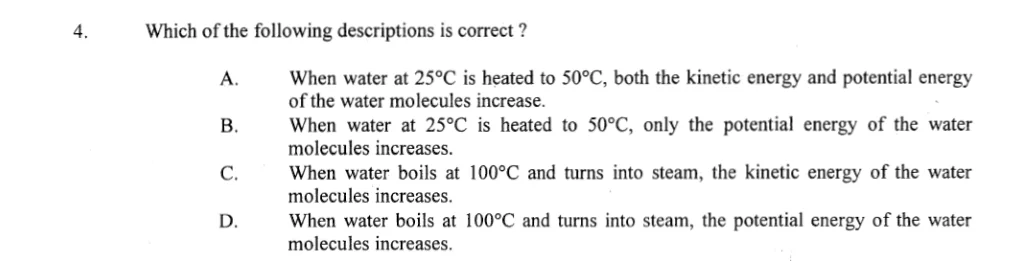
#> input picture paper2db/qb-web-ui-staging/dse-mc/crops/2012/q04.webp, 1021 x 261 px
$ python -i preprocess_lq_answers.py   (imports and definitions only)
#> lines starting #> are read from the running program, lines starting #| are printed output that depends on the picture
#> further down, picture is the input picture: PIL image 1021x261 RGB; mean R, G, B 242, 242, 242
#!/usr/bin/env python3
"""Crop HKDSE Physics Paper 1B marking-scheme answers into per-question PNGs.

Answer PDFs usually start with Section A (MC keys) then Section B (LQ
solutions). Each Section B question is a table row-block with Solution /
Marks / Remarks - we crop the full page width so remarks stay included.
"""
from __future__ import annotations

import argparse
import csv
import io
import json
import re
import subprocess
from pathlib import Path

import pymupdf as fitz
import numpy as np
from PIL import Image

from png_pdf import combine_pngs_to_pdf

Image.MAX_IMAGE_PIXELS = 250_000_000

SECTION_A_RE = re.compile(r"section\s*a|question\s*no\.?\s*key", re.I)
SECTION_B_RE = re.compile(r"section\s*b", re.I)
SOLUTION_HDR_RE = re.compile(r"solution", re.I)
MARKS_HDR_RE = re.compile(r"marks|remarks", re.I)
MAIN_Q_RE = re.compile(r"^(\d{1,2})[.\(]")
SUBPART_ONLY_RE = re.compile(r"^\([a-z]", re.I)
PAPER_2_RE = re.compile(r"paper\s*2\b", re.I)
PAPER_2_TOPIC_RE = re.compile(
    r"astronomy\s+and\s+space|atomic\s+world|"
    r"energy\s+and\s+use\s+of\s+energy|medical\s+physics",
    re.I,
)
FRONT_MATTER_RE = re.compile(
    r"marking\s*scheme|markers['’]?\s*reference|model\s*answers|"
    r"method\s*marks|the\s*following\s*symbol",
    re.I,
)


# [12 lines left out: function parse_args, not called in this run]


def render_page(page: fitz.Page, scale: float) -> Image.Image:
    pix = page.get_pixmap(matrix=fitz.Matrix(scale, scale), alpha=False)
    return Image.frombytes("RGB", (pix.width, pix.height), pix.samples)


def ocr_text(image: Image.Image, psm: str = "6") -> str:
    buf = io.BytesIO()
    image.save(buf, format="PNG")
    result = subprocess.run(
        ["tesseract", "stdin", "stdout", f"--psm", psm],
        input=buf.getvalue(),
        stdout=subprocess.PIPE,
        stderr=subprocess.DEVNULL,
        check=False,
    )
    return result.stdout.decode("utf-8", errors="ignore")


# [34 lines left out: function ocr_tsv, not called in this run]


def header_text(image: Image.Image) -> str:
    band = image.crop((0, 0, image.width, max(40, int(image.height * 0.14))))
    return ocr_text(band)


# [422 lines left out: functions is_section_a_keys, is_front_matter, header_text_at_all_rotations, is_paper_2_page, looks_like_section_b, split_answer_panels and 14 more, not called in this run]


def strip_answer_chrome(image: Image.Image) -> Image.Image:
    """Remove Solution/Marks/Remarks headers and page-number footers."""
    w, h = image.size
#> w = 1021; h = 261
    top = 0
    bottom = int(h * 0.965)
#> bottom = 251
    head = image.crop((0, 0, w, max(24, int(h * 0.12))))
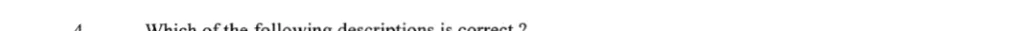
#> head: PIL image 1021x31 RGB; mean R, G, B 249.6, 249.6, 249.6
    head_text = ocr_text(head).lower()
    # Only strip when the chrome words are present AND no main "N." label yet.
    has_chrome = bool(re.search(r"solution|marks|remarks|paper\s*1\s*section", head_text))
    has_q_label = bool(re.search(r"(?m)^\s*\d{1,2}\s*[.(]", head_text))
    if has_chrome and not has_q_label:
        top = int(h * 0.08)
        arr = np.asarray(head.convert("L"))
        row_dark = (arr < 80).mean(axis=1)
        rule_rows = np.where(row_dark > 0.35)[0]
        if len(rule_rows):
            top = max(top, int(rule_rows[-1] + 4))
    if bottom <= top + 30:
        return image
    return trim_whitespace(image.crop((0, top, w, bottom)))


# [28 lines left out: functions load_ans_starts, load_expected_questions, resolve_max_questions, not called in this run]


# Every word here is ordinary HKEAA marking-scheme English. Sideways pages OCR to
# non-words, so counting these separates a real upright read from a rotated guess.
READABLE_WORDS_RE = re.compile(
    r"\b(?:solution|solutions|mark|marks|remarks?|answer|correct|accepted?|or|the|of|a|an|"
    r"for|with|and|in|to|is|are|at|by|on|from|as|it|work|works|energy|power|mass|speed|"
    r"current|voltage|force|therefore|hence|since|given|using|value|values|total|number|"
    r"rate|half|time|times|temperature|distance|momentum|wave|waves|friction|resistance|"
    r"capacitance|induced|magnetic|electric|not|no|any|each|per|also|when|after|before|"
    r"because|thus|method|part|case|only|should|must|cannot|let|shown|figure|axis|maximum|"
    r"minimum|object|light|heat|gas|liquid|solid|pressure|length|area|change|converted)\b",
    re.I,
)

# A rotation only counts as a fix when it beats the upright read by this much.
# Calibrated on all 144 staged crops: the 10 sideways 2018 crops score 55-71
# against an upright 1-7 (their tightest case clears the bar twice over), while
# the closest upright crop that merely tempts OCR, 2021-q6, scores 12 against 4
# and stays put. Anything between those two is scan noise, not a rotated crop.
ROTATION_MARGIN = 8
ROTATION_RATIO = 4


def reading_score(text: str) -> int:
    """Count of ordinary English words; high means the page reads upright."""
    return len(READABLE_WORDS_RE.findall(text))


# [288 lines left out: functions rotation_reading_scores, upright_answer_crop, process_page_map, process_answers, main, not called in this run]


# [2 lines not run here, left out]

>>> from PIL import Image
>>> picture = Image.open('../qb-web-ui-staging/dse-mc/crops/2012/q04.webp')
#> (the run stopped early here; a loop or call above may not have finished)

$ run again, on paper2db/qb-web-ui-staging/dse-mc/crops/2012/q07.webp
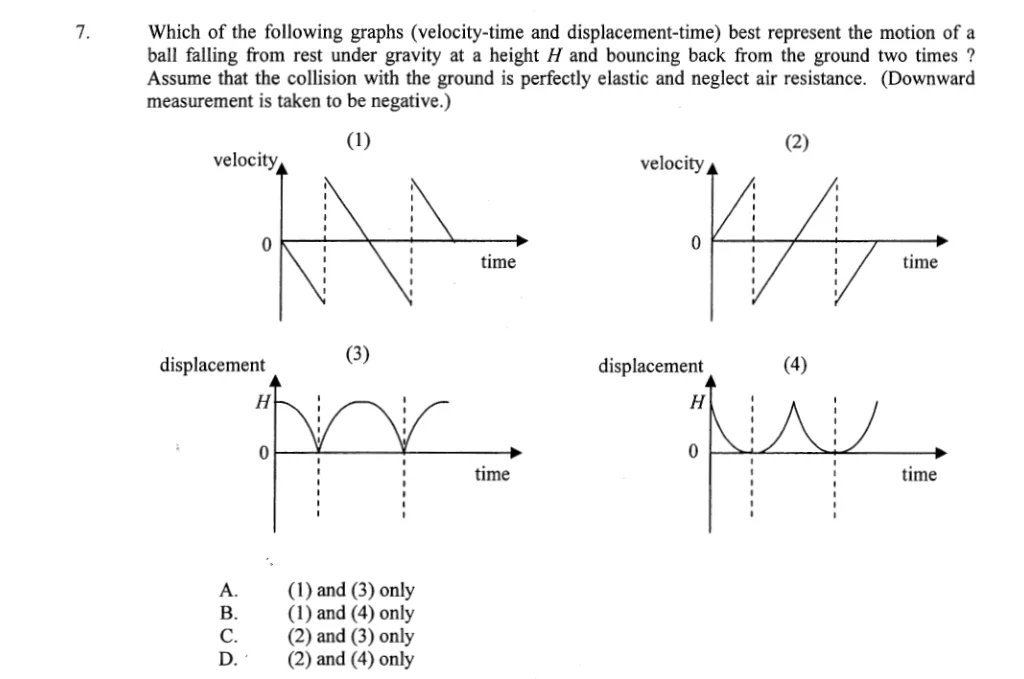
#> input picture paper2db/qb-web-ui-staging/dse-mc/crops/2012/q07.webp, 1024 x 679 px
#> picture is the input picture: PIL image 1024x679 RGB; mean R, G, B 247.1, 247.1, 247.1
#> in strip_answer_chrome, `head = image.crop((0, 0, w, max(24, int(h * 0.12))))`:
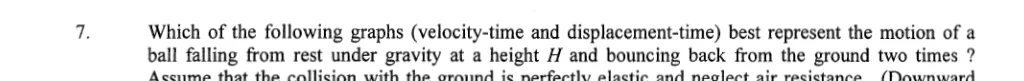
#> head: PIL image 1024x81 RGB; mean R, G, B 229.3, 229.3, 229.3

$ run again, on paper2db/qb-web-ui-staging/dse-mc/crops/2012/q08.webp
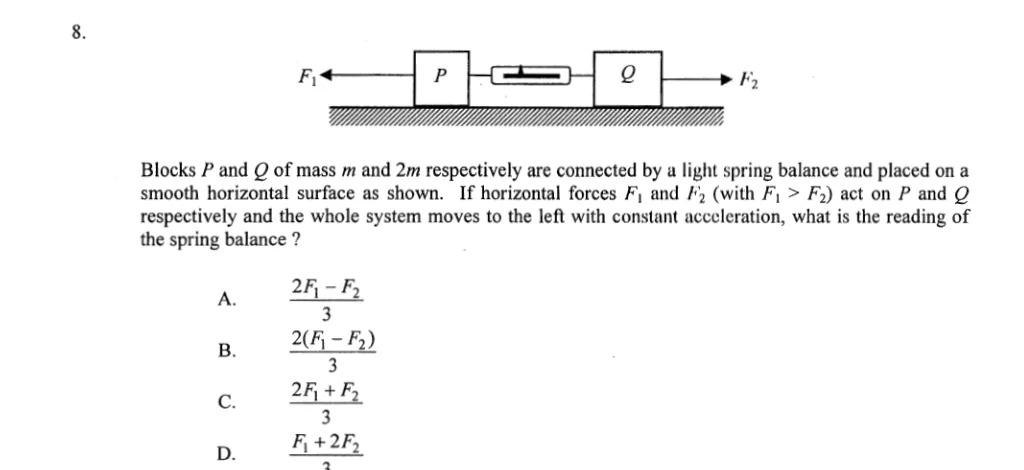
#> input picture paper2db/qb-web-ui-staging/dse-mc/crops/2012/q08.webp, 1024 x 470 px
#> picture is the input picture: PIL image 1024x470 RGB; mean R, G, B 246, 246, 246
#> in strip_answer_chrome, `head = image.crop((0, 0, w, max(24, int(h * 0.12))))`:
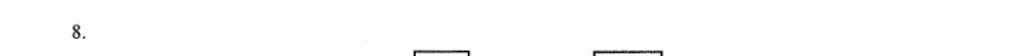
#> head: PIL image 1024x56 RGB; mean R, G, B 253.4, 253.4, 253.4

$ run again, on paper2db/qb-web-ui-staging/dse-mc/crops/2012/q10.webp
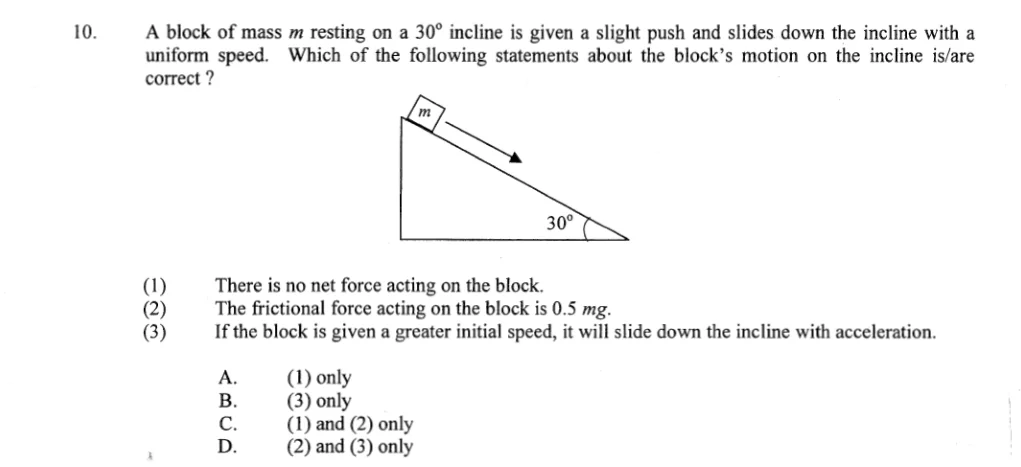
#> input picture paper2db/qb-web-ui-staging/dse-mc/crops/2012/q10.webp, 1021 x 467 px
#> picture is the input picture: PIL image 1021x467 RGB; mean R, G, B 247.1, 247.1, 247.1
#> in strip_answer_chrome, `head = image.crop((0, 0, w, max(24, int(h * 0.12))))`:
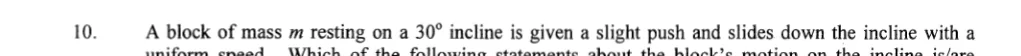
#> head: PIL image 1021x56 RGB; mean R, G, B 235.3, 235.2, 235.3
